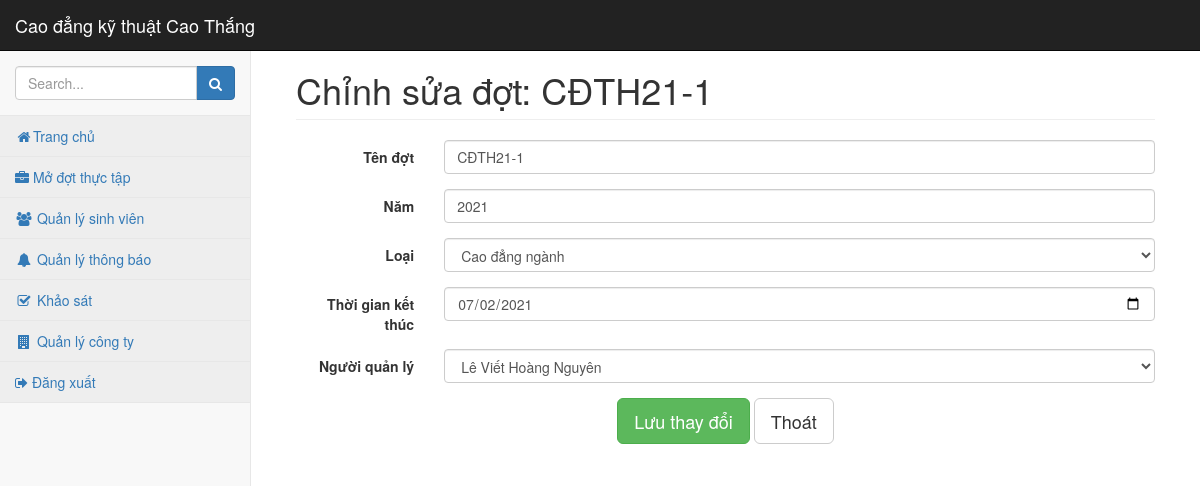
Screenshot of /pages/canbo/chinhsuadot.php?id=43 with the database file from the repository.
### tables this page shows
CREATE TABLE `dotthuctap` (
  `ID` int(11) NOT NULL,
  `TenDot` varchar(50) DEFAULT NULL,
  `Nam` varchar(5) DEFAULT NULL,
  `Loai` varchar(25) DEFAULT NULL,
  `NguoiQuanLy` varchar(255) DEFAULT NULL,
  `ThoiGianBatDau` date DEFAULT NULL,
  `ThoiGianKetThuc` date DEFAULT NULL,
  `TenNguoiMoDot` varchar(255) DEFAULT NULL,
  `TrangThai` tinyint(4) DEFAULT NULL
);

### pages/canbo/chinhsuadot.php (the view, shortened to what this page needs)
<?php
require_once $_SERVER['DOCUMENT_ROOT'] . "/datn/template/config.php";
$id = $_GET['id'] ?? null;
$stmt = $conn->prepare("SELECT ID,TenDot,Loai,Nam,TenNguoiMoDot,NguoiQuanLy,ThoiGianKetThuc,TrangThai FROM DOTTHUCTAP WHERE ID = :id");
$stmt->execute(['id' => $id]);
$dot = $stmt->fetch();
$canbokhoa = $conn->query("SELECT ID_TaiKhoan, Ten FROM canbokhoa WHERE TrangThai = 1")->fetchAll();
?>
<!DOCTYPE html>
<html lang="vi">
<head>
    <?php require_once $_SERVER['DOCUMENT_ROOT'] . "/datn/template/head.php"; ?>
</head>
<body>
    <div id="wrapper">
        <?php require_once $_SERVER['DOCUMENT_ROOT'] . "/datn/template/slidebar_CanBo.php"; ?>
        <div id="page-wrapper">
            <div class="container-fluid">
                <h1 class="page-header">Chỉnh sửa đợt: <?= htmlspecialchars($dot['TenDot']) ?></h1>
                <form method="post" class="form-horizontal">
                    <div class="form-group">
                        <label class="col-sm-2 control-label">Tên đợt</label>
                        <div class="col-sm-10">
                            <input type="text" name="TenDot" class="form-control"
                                value="<?= htmlspecialchars($dot['TenDot']) ?>" required>
                        </div>
                    </div>
                    <div class="form-group">
                        <label class="col-sm-2 control-label">Năm</label>
                        <div class="col-sm-10">
                            <input type="number" name="Nam" class="form-control"
                                value="<?= htmlspecialchars($dot['Nam']) ?>" required>
                        </div>
                    </div>
                    <div class="form-group">
                        <label class="col-sm-2 control-label">Loại</label>
                        <div class="col-sm-10">
                            <select id="Loai" name="Loai" class="form-control" required>
                                <option value="Cao đẳng ngành" <?= $dot['Loai'] == 'Cao đẳng ngành' ? 'selected' : '' ?>>
                                    Cao đẳng ngành</option>
                            </select>
                        </div>
                    </div>
                    <div class="form-group">
                        <label class="col-sm-2 control-label">Thời gian kết thúc</label>
                        <div class="col-sm-10">
                            <?php
                            $ThangSau = date('Y-m-01', strtotime('first day of next month'));
                            ?>
                            <input class="form-control"
                                value="<?= isset($dot['ThoiGianKetThuc']) ? htmlspecialchars($dot['ThoiGianKetThuc']) : '' ?>"
                                id="ThoiGianKetThuc" name="ThoiGianKetThuc" type="date" min="<?= $ThangSau ?>"
                                placeholder="Chọn thời gian kết thúc" required>
                        </div>
                    </div>
                    <div class="form-group">
                        <label class="col-sm-2 control-label">Người quản lý</label>
                        <div class="col-sm-10">
                            <select id="NguoiQuanLy" name="NguoiQuanLy" class="form-control" required>
                                <?php foreach ($canbokhoa as $cb): ?>
                                    <option value="<?= $cb['Ten'] ?>" <?= $dot['NguoiQuanLy'] == $cb['Ten'] ? 'selected' : '' ?>>
                                        <?= htmlspecialchars($cb['Ten']) ?>
                                    </option>
                                <?php endforeach; ?>
                            </select>
                        </div>
                    </div>
                    <div class="form-group text-center">
                        <button type="submit" class="btn btn-success btn-lg">Lưu thay đổi</button>
                        <a href="/datn/pages/canbo/chitietdot?id=<?= urlencode($id) ?>"
                            class="btn btn-default btn-lg">Thoát</a>
                    </div>
                </form>
            </div>
        </div>
    </div>
</body>
</html>

### access/css/startmin.css (style rules this page uses)
body { background-color: #f8f8f8; }
#wrapper { width: 100%; }
#page-wrapper { padding-top: 30px; min-height: 568px; background-color: #fff; }
@media (min-width:768px) { #page-wrapper { position: inherit; margin-left: 250px; padding: 30px 15px 0 15px; border-left: 1px solid #e7e7e7; } }

### template/head.php (style rules this page uses)
#page-wrapper { padding: 30px; min-height: 100vh; box-sizing: border-box; max-height: 100%; }

### rows the page displays
dotthuctap: TenDot "CĐTH21-1", Nam "2021", Loai "Cao đẳng ngành", ThoiGianKetThuc "07/02/2021"

### other values shown
form field NguoiQuanLy "Lê Viết Hoàng Nguyên"
